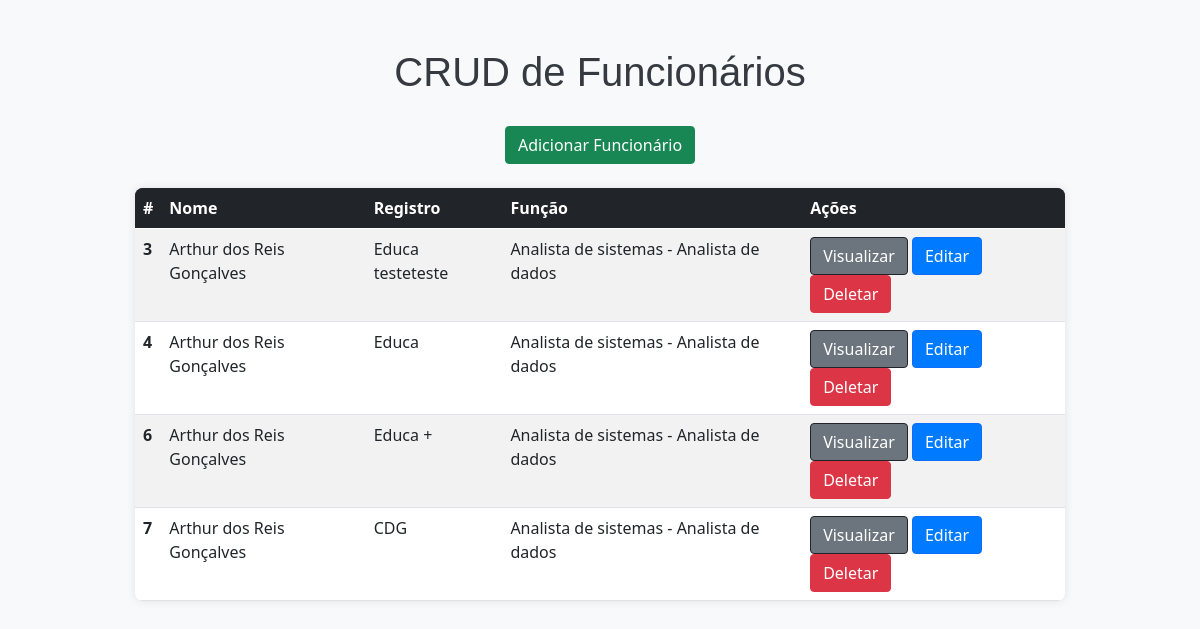
The app's page /indexFuncionarios/, older data.
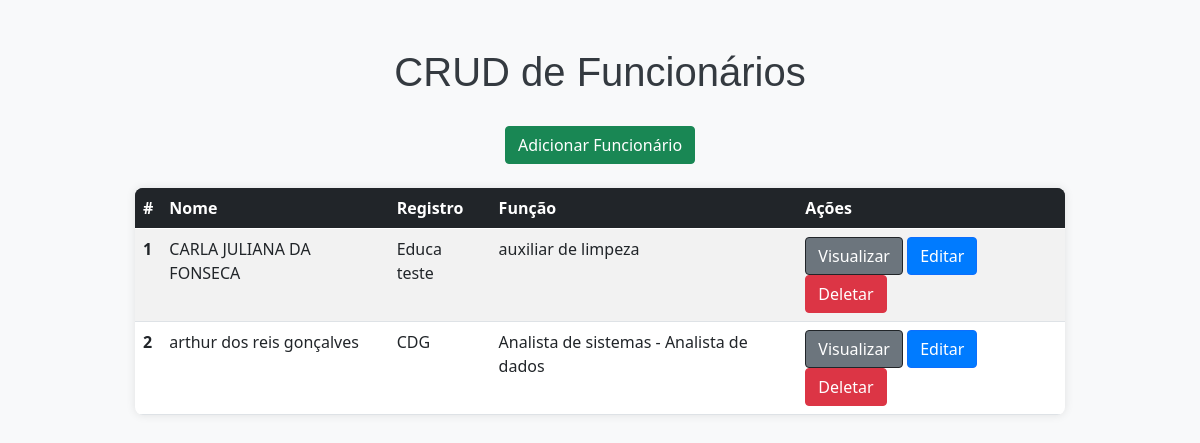
The same page, newer data.
### app/models.py (models this page shows, shortened)
class Funcionarios(models.Model):
    cpf_validator = RegexValidator(
        r'^\d{11}$',  # Permite apenas 11 dígitos
        'O CPF deve ter 11 dígitos numéricos.'
    )
    nome = models.CharField(max_length=150)
    registro = models.CharField(max_length=50)
    funcao = models.CharField(max_length=100)
    data_nascimento = models.DateField()
    data_admissao = models.DateField()
    cpf = models.CharField(max_length=11, validators=[cpf_validator])
    conta_inter = models.CharField(max_length=20)
    ultimo_exame = models.DateField(null=True, blank=True)
    proximo_exame = models.DateField(null=True, blank=True)
    email = models.EmailField(max_length=100, validators=[EmailValidator()])
    salario = models.DecimalField(max_digits=10, decimal_places=2)

### app/views.py (the view)
# urls.py: path('indexFuncionarios/', indexFuncionarios, name='indexFuncionarios'),
def indexFuncionarios(request):
    data = {'db': Funcionarios.objects.all()}
    return render(request, 'Funcionarios/indexFuncionarios.html', data)

### app/templates/Funcionarios/indexFuncionarios.html (shortened to what this page needs)
<!DOCTYPE html>
<html lang="en">
<head>
    <link href="https://cdn.jsdelivr.net/npm/bootstrap@5.0.2/dist/css/bootstrap.min.css" rel="stylesheet">
</head>
<body>
    <div class="container mt-5">
        <div class="col-8 m-auto text-center">
            <h1>CRUD de Funcionários</h1>
            <a href="/form" class="btn btn-success mb-4">Adicionar Funcionário</a>
        </div>
        <div class="col-10 m-auto">
            <table class="table table-striped table-hover">
                <thead class="table-dark">
                  <tr>
                    <th scope="col">#</th>
                    <th scope="col">Nome</th>
                    <th scope="col">Registro</th>
                    <th scope="col">Função</th>
                    <th scope="col">Ações</th>
                  </tr>
                </thead>
                <tbody>
                  {% for funcionario in db %}
                    <tr>
                        <th scope="row">{{ funcionario.id }}</th>
                        <td>{{ funcionario.nome }}</td>
                        <td>{{ funcionario.registro }}</td>
                        <td>{{ funcionario.funcao }}</td>
                        <td>
                            <a href="{% url 'view' funcionario.id %}" class="btn btn-dark">Visualizar</a>
                            <a href="{% url 'edit' funcionario.id %}" class="btn btn-primary">Editar</a>
                            <a href="{% url 'delete' funcionario.id %}" class="btn btn-danger">Deletar</a>
                        </td>
                    </tr>
                  {% empty %}
                    <tr>
                        <td colspan="5" class="text-center">Nenhum funcionário encontrado.</td>
                    </tr>
                  {% endfor %}
                </tbody>
              </table>
        </div>
    </div>
</body>
</html>

### app/templates/Funcionarios/indexFuncionarios.html (style rules this page uses)
body { background-color: #f8f9fa; }
h1 { color: #343a40; font-family: 'Arial', sans-serif; margin-bottom: 30px; }
.table { background-color: #ffffff; border-radius: 0.5rem; overflow: hidden; box-shadow: 0 0 10px rgba(0, 0, 0, 0.1); }
.table-dark { background-color: #343a40; }
.btn { transition: background-color 0.3s ease; }
.btn-dark { background-color: #6c757d; }
.btn-primary { background-color: #007bff; }
.btn-danger { background-color: #dc3545; }
.text-center { margin-bottom: 20px; }

Row changes from the older to the newer data that the page shows:
removed Funcionarios: id "3", nome "Arthur dos Reis Gonçalves", registro "Educa testeteste", funcao "Analista de sistemas - Analista de dados"
removed Funcionarios: id "4", nome "Arthur dos Reis Gonçalves", registro "Educa", funcao "Analista de sistemas - Analista de dados"
removed Funcionarios: id "6", nome "Arthur dos Reis Gonçalves", registro "Educa +", funcao "Analista de sistemas - Analista de dados"
removed Funcionarios: id "7", nome "Arthur dos Reis Gonçalves", registro "CDG", funcao "Analista de sistemas - Analista de dados"
added Funcionarios: id "1", nome "CARLA JULIANA DA FONSECA", registro "Educa teste", funcao "auxiliar de limpeza"
added Funcionarios: id "2", nome "arthur dos reis gonçalves", registro "CDG", funcao "Analista de sistemas - Analista de dados"
